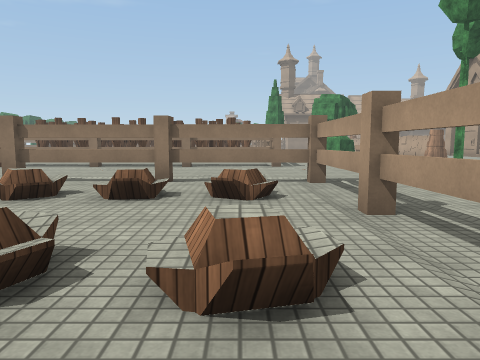
view 1 (above)

23 first-person views from a walk through a 3-D level made in the Unity game engine. The camera is 1.2 m above the floor, tilts 6° down and sees 70° across. The floor is counted in squares, 2 m on a side. Each view is taken from the middle of a square. On the plan, view 1 faces up. The plan holds only what a view shows up to about 10 squares ahead; the rest is blank. The place goes on beyond the plan. Some surface patterns are stand-ins.

view 2
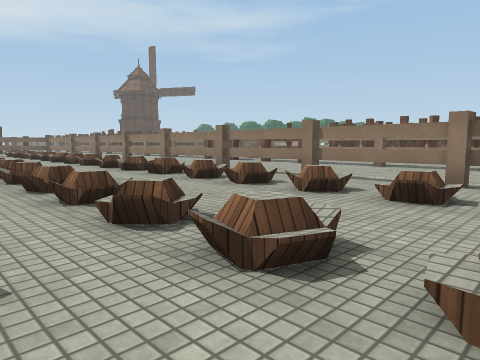

view 3
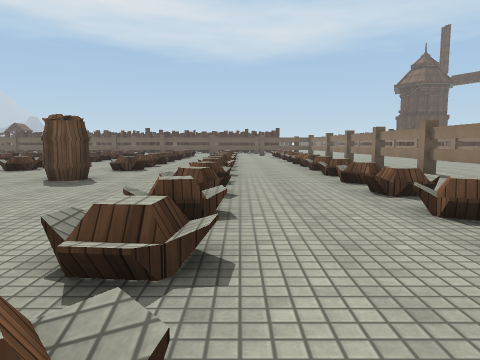

view 4
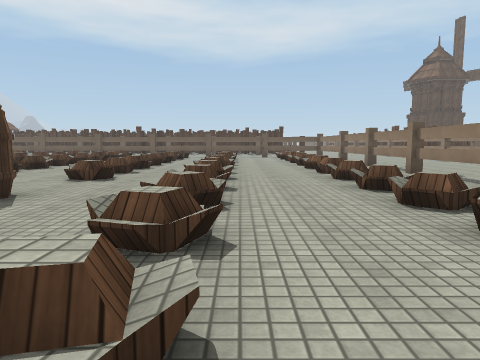

view 5
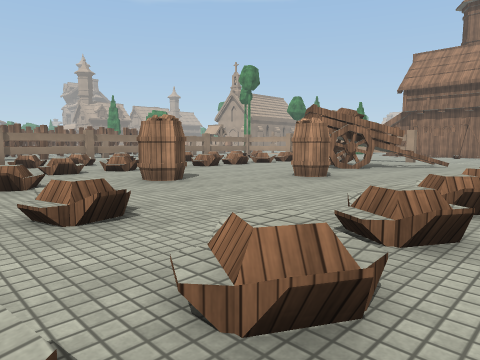

view 6
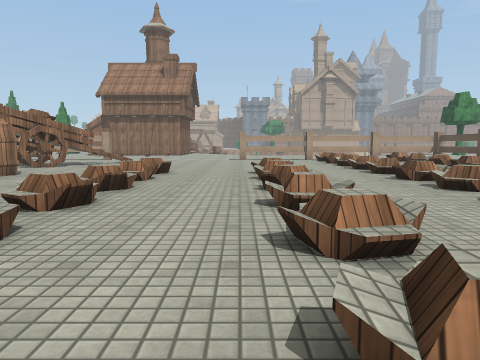

view 7
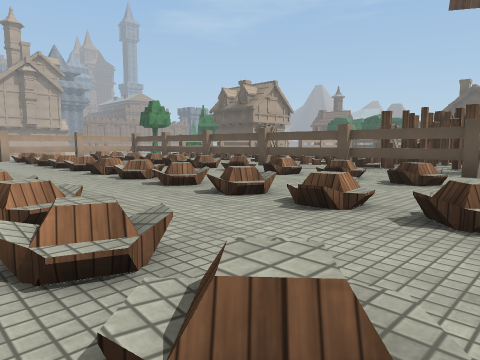

view 8
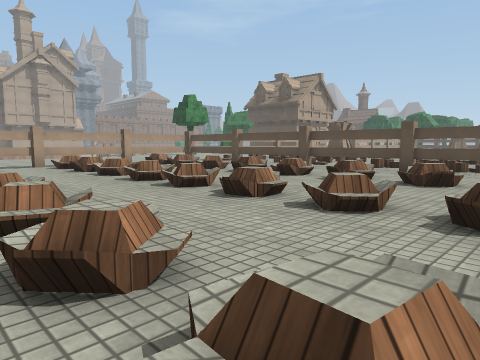

view 9
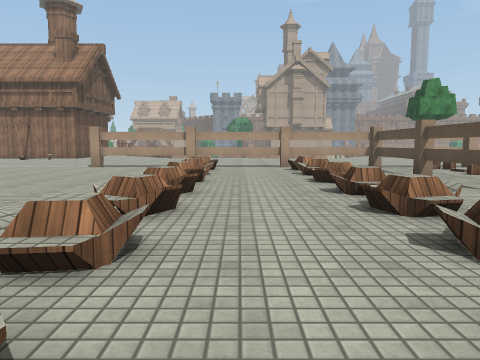

view 10
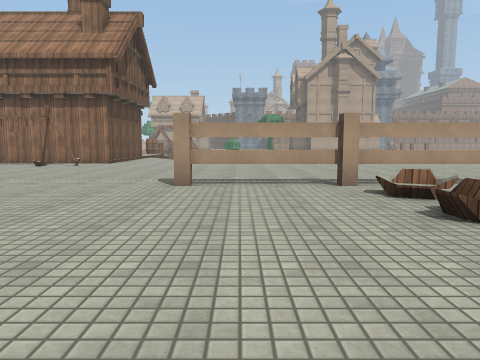

view 11
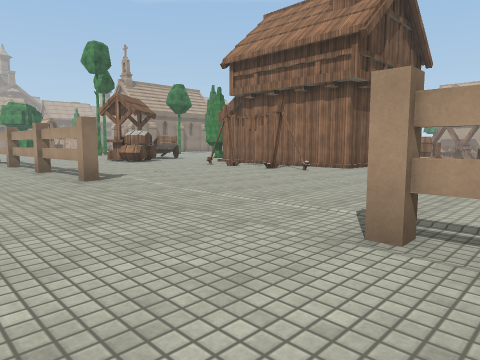

view 12
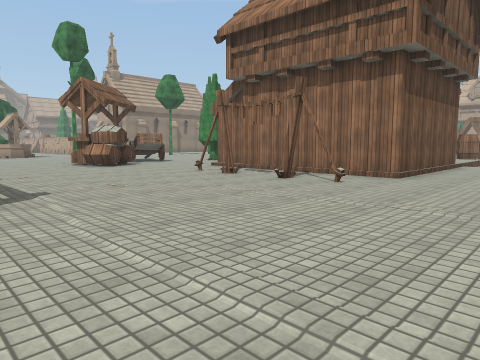

view 13
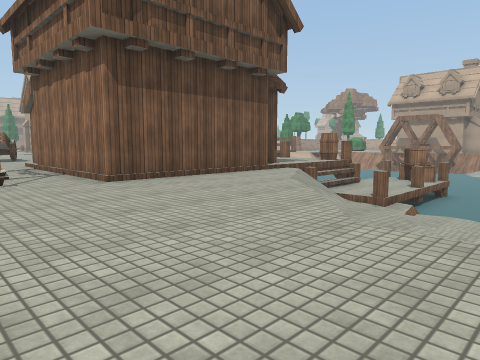

view 14
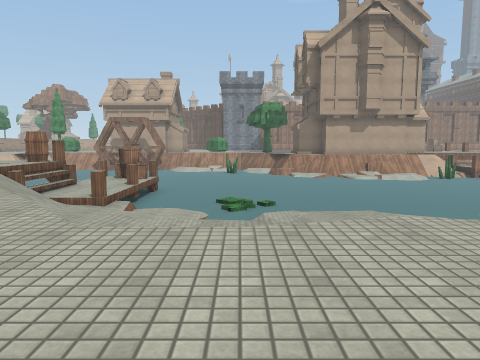

view 15
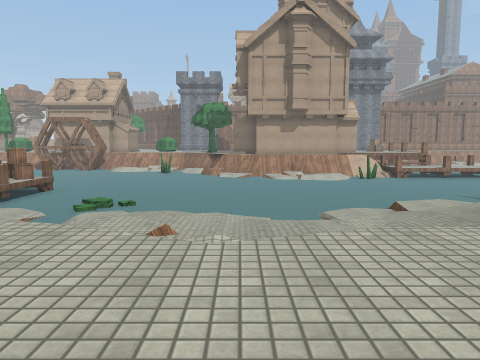

view 16
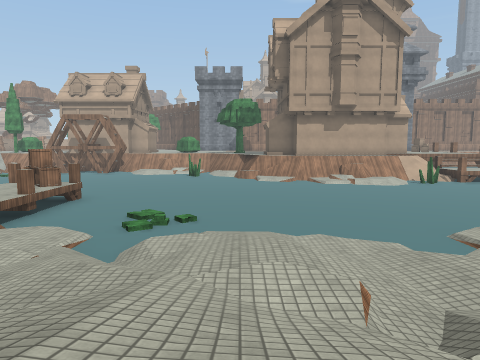

view 17
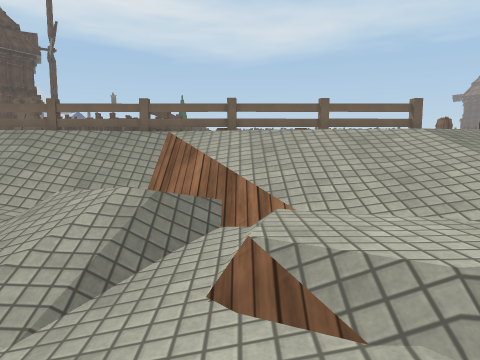

view 18
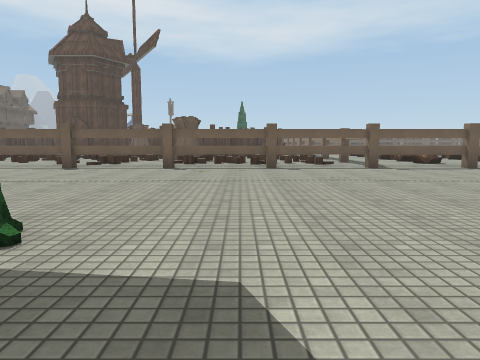

view 19
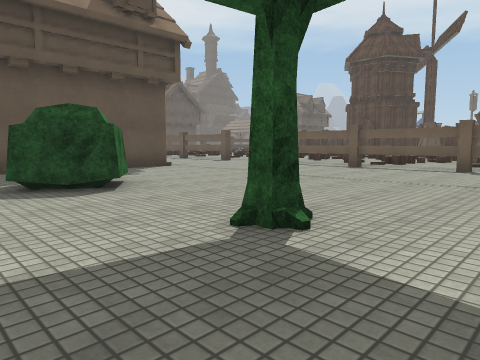

view 20
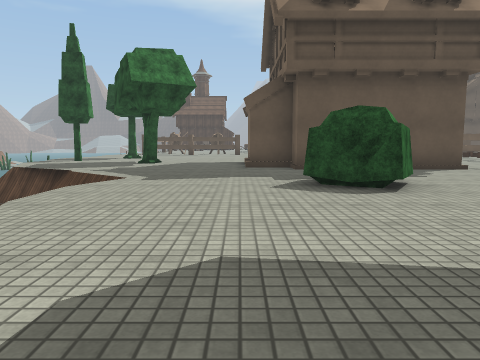

view 21
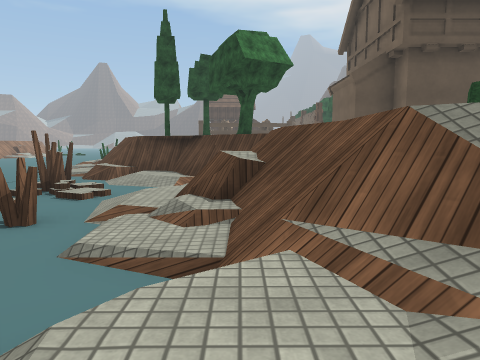

view 22
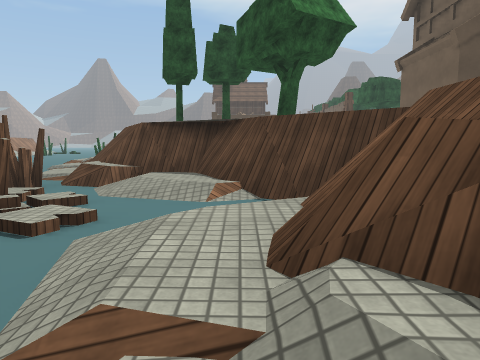

view 23
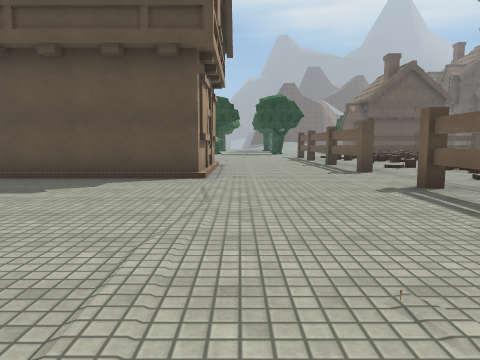

### Floor plan
Key: @ floor where view 1 was taken; # wall or solid block; x gap in a wall; . main floor; : floor 0.25 m higher than the main floor; + floor 0.5 m higher than the main floor; * floor 0.75 m higher than the main floor; - floor 1.25 m lower than the main floor; _ floor 2.5 m lower than the main floor; / step, stairs or slope; = window, fence, low wall or low ledge; v drop or lower ground; B barrel; P plant; H house; O other object.
Columns run from 13 left of view 1 to 17 right of it. Each row starts with its distance up from view 1.
 10        #####==#.
  9        .........
  8 ....   .........
  7 .....  .........
  6 ====#====#==#=#..
  5   .....  .....=...#
  4 //+*=.#**=.#:==...##
  3 ..............#.....
  2 .////.////..//=......
  1  ////./=////=/#......#
  0  .//.........@=....#.#
 -1   //.B.....#..=......#
 -2  .......B.###........#
 -3  /+*.......#.......#.#####..#
 -4   .......................#///
 -5   +///#+=...............//----#
 -6   ....................////=/xv#
 -7 ..............#....../=/////___
 -8 ...+=.#.=.....=....../  ///____
 -9 ..............=....../////__P__
-10 //+*=.#**=.#:*#......//////____
-11  .............=......//////____
-12  .....////..//#......//////____
-13  ..#=./=#///=/=.....///////____
-14  ...x.........=....../////_____
-15  ##=#====#==#=#......  ////____
-16   ##/////.  //=....../ /////___
-17    #/  /     /#.......//////___
-18    #         /=......../ ///
-19              /=..........//__
-20            #//#......O...///_
-21             ..=...........=//#
-22              /#...........///_
-23              /=......OO.../////
-24              .=......O....=__/#
-25              .............#=//#
-26              .....HHHH.....===#
-27             /.....H   #......=/
-28             //=...H    ......./
-29              .=...H       O
-30              /#...H

Positions as (right, up) in squares from view 1, and headings:
1: (0, 0), facing up
2: (0, 0), facing up-left
3: (-2, 2), facing left
4: (-4, 2), facing left
5: (-11, -6), facing up-right
6: (-12, -7), facing right
7: (-13, -7), facing down-right
8: (-9, -7), facing down-right
9: (-8, -11), facing right
10: (-4, -8), facing right
11: (-1, -8), facing up-right
12: (1, -6), facing up-right
13: (5, -9), facing up-right
14: (5, -9), facing right
15: (5, -13), facing right
16: (7, -11), facing right
17: (11, -12), facing left
18: (10, -18), facing left
19: (10, -18), facing down-left
20: (10, -18), facing down
21: (13, -17), facing down
22: (14, -20), facing down
23: (4, -20), facing down
